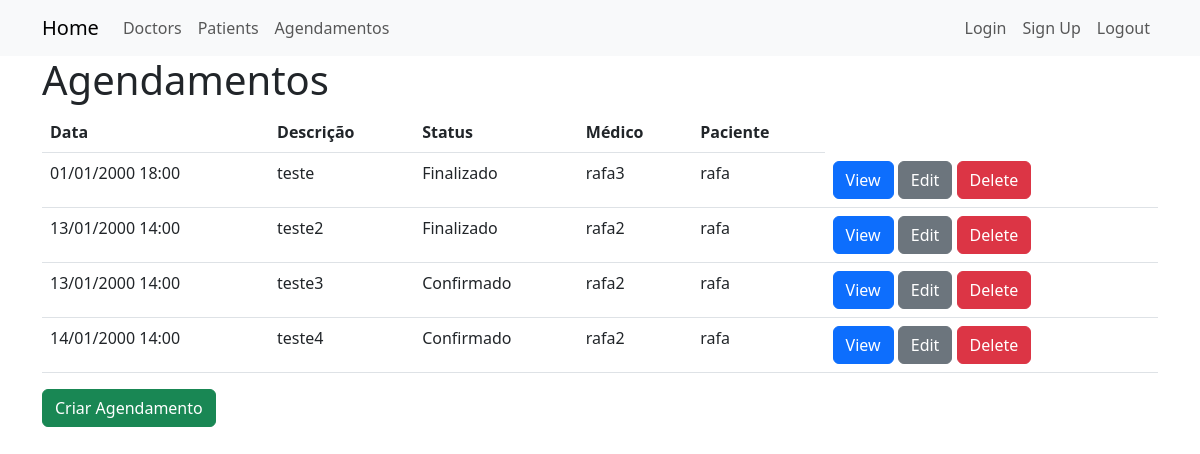
The app's page /agendamentos (signed in) with its own data.
### crud_agendamentos/models.py (models this page shows, shortened)
class Agendamento(models.Model):
    STATUS_CHOICES = (
        ('A Confirmar', 'A Confirmar'),
        ('Confirmado', 'Confirmado'),
        ('Finalizado', 'Finalizado'),
    )
    Data = models.DateTimeField()
    Descricao = models.TextField()
    Status = models.CharField(max_length=20, choices=STATUS_CHOICES)
    Medico = models.ForeignKey(Doctor, on_delete=models.CASCADE)
    Paciente = models.ForeignKey(Patient, on_delete=models.CASCADE)

### crud_medicos/models.py (models this page shows, shortened)
class Doctor(models.Model):
    Nome = models.CharField(max_length=255)
    E_mail = models.CharField(max_length=100)
    Senha = models.CharField(max_length=100)
    Data_de_Criacao = models.DateTimeField()
    def __str__(self):
        return self.Nome
    class Meta:
        app_label = 'crud_medicos'

### crud_pacientes/models.py (models this page shows, shortened)
class Patient(models.Model):
    telefone_regex = RegexValidator(
        regex=r'^\(\d{2}\) \d{1}\d{4}-\d{4}$|^\(\d{2}\) \d{4}-\d{4}$',
        message="Telefone must be in the format '(##) #####-####' or '(##) ####-####'"
    )
    cep_regex = RegexValidator(
        regex=r'^\d{5}-\d{3}$',
        message="CEP must be in the format '#####-###'"
    )
    Nome = models.CharField(max_length=255)
    Endereco = models.CharField(max_length=255)
    Numero = models.CharField(max_length=10)
    Cidade = models.CharField(max_length=100)
    UF = models.CharField(max_length=2)
    Pais = models.CharField(max_length=100)
    Telefone = models.CharField(max_length=20, validators=[telefone_regex])
    CEP = models.CharField(max_length=10, validators=[cep_regex])
    Data_Criacao = models.DateTimeField()
    def __str__(self):
        return self.Nome
    class Meta:
        app_label = 'crud_pacientes'

### crud_agendamentos/views.py (the view)
# urls.py: path('agendamentos', AgendamentoListView.as_view(), name='agendamento_list'),
class AgendamentoListView(LoginRequiredMixin, ListView):
    model = Agendamento
    template_name = 'agendamento_list.html'
    context_object_name = 'agendamentos'
    login_url = '/accounts/login/'

### crud_agendamentos/templates/agendamento_list.html
{% extends 'base.html' %}
{% block content %}
  <h1>Agendamentos</h1>
  <table class="table">
    <thead>
      <tr>
        <th scope="col">Data</th>
        <th scope="col">Descrição</th>
        <th scope="col">Status</th>
        <th scope="col">Médico</th>
        <th scope="col">Paciente</th>
      </tr>
    </thead>
    <tbody>
      {% for agendamento in agendamentos %}
        <tr>
          <td>{{ agendamento.Data|date:"d/m/Y H:i" }}</td>
          <td>{{ agendamento.Descricao }}</td>
          <td>{{ agendamento.Status }}</td>
          <td>{{ agendamento.Medico }}</td>
          <td>{{ agendamento.Paciente }}</td>
          <td>
          <a href="{% url 'agendamento_detail' agendamento.pk %}" class="btn btn-primary">View</a>
          <a href="{% url 'agendamento_update' agendamento.pk %}" class="btn btn-secondary">Edit</a>
          <a href="{% url 'agendamento_delete' agendamento.pk %}" class="btn btn-danger">Delete</a>
          </td>
        </tr>
      {% empty %}
        <tr>
          <td colspan="5">Sem agendamentos.</td>
        </tr>
      {% endfor %}
    </tbody>
  </table>
  <a href="{% url 'agendamento_create' %}" class="btn btn-success">Criar Agendamento</a>
{% endblock %}

### templates/base.html (shortened to what this page needs)
<!DOCTYPE html>
<html lang="en">
<head>
    <link rel="stylesheet" href="https://cdn.jsdelivr.net/npm/bootstrap@5.3.0/dist/css/bootstrap.min.css">
</head>
<body>
    <nav class="navbar navbar-expand-lg navbar-light bg-light">
        <div class="container">
            <a class="navbar-brand" href="/">Home</a>
            {% if user.is_authenticated %}
                <div class="collapse navbar-collapse" id="navbarNav">
                    <ul class="navbar-nav">
                        <li class="nav-item">
                            <a class="nav-link" href="{% url 'doctor_list' %}">Doctors</a>
                        </li>
                        <li class="nav-item">
                            <a class="nav-link" href="{% url 'patient_list' %}">Patients</a>
                        </li>
                        <li class="nav-item">
                            <a class="nav-link" href="{% url 'agendamento_list' %}">Agendamentos</a>
                        </li>
                    </ul>
                </div>
            {% endif %}
            <div class="collapse navbar-collapse" id="navbarNav">
                <ul class="navbar-nav ms-auto">
                    <li class="nav-item">
                        <a class="nav-link" href="{% url 'login' %}">Login</a>
                    </li>
                    <li class="nav-item">
                        <a class="nav-link" href="{% url 'signup' %}">Sign Up</a>
                    </li>
                    {% if user.is_authenticated %}
                        <li class="nav-item">
                            <a class="nav-link" href="{% url 'logout' %}">Logout</a>
                        </li>
                    {% endif %}
                </ul>
            </div>
        </div>
    </nav>
    <div class="container">
        {% block content %}
        {% endblock %}
    </div>
</body>
</html>

### records on screen
Agendamento: Data "01/01/2000 18:00", Descricao "teste", Status "Finalizado", Medico "rafa3", Paciente "rafa"
Agendamento: Data "13/01/2000 14:00", Descricao "teste2", Status "Finalizado", Medico "rafa2", Paciente "rafa"
Agendamento: Data "13/01/2000 14:00", Descricao "teste3", Status "Confirmado", Medico "rafa2", Paciente "rafa"
Agendamento: Data "14/01/2000 14:00", Descricao "teste4", Status "Confirmado", Medico "rafa2", Paciente "rafa"
